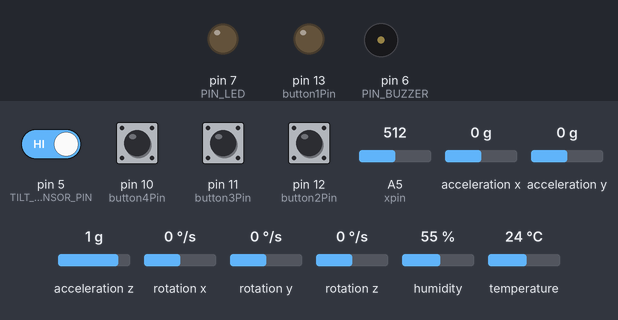
This sketch was run on a simulated Arduino Uno, built with avr-gcc and run on an emulated ATmega328P. Parts: output pins drawn as LEDs (lit = HIGH), buzzer (waves = sounding, pin HIGH). Wiring (inferred from the names in the program): MPU-6050 motion sensor at I2C address 0x68. The inputs (shaded band) are chosen by the test bench; at power-on: pin 5 (TILT_SENSOR_PIN) HIGH, pin 10 (button4Pin), pin 11 (button3Pin), pin 12 (button2Pin) LOW, A5 (xpin) = 512, acceleration x 0 g, acceleration y 0 g, acceleration z 1 g, rotation x 0 °/s, rotation y 0 °/s, rotation z 0 °/s, humidity 55 %, temperature 24 °C. The RemoteXY app is connected; what the sketch prints to the serial monitor is not drawn.

Above: at 1.2 s.
1.3 s: pin 5 (TILT_SENSOR_PIN) driven LOW
At 2.6 s:
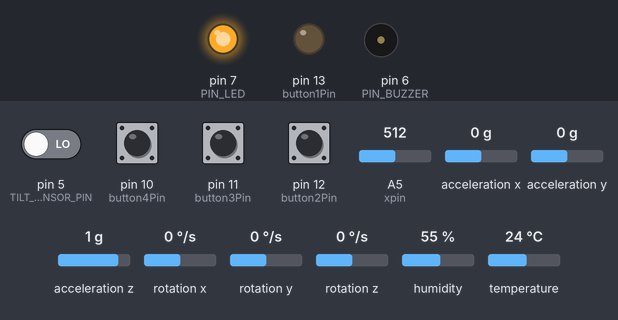
5.1 s: pin 5 (TILT_SENSOR_PIN) driven HIGH
At 6.5 s:
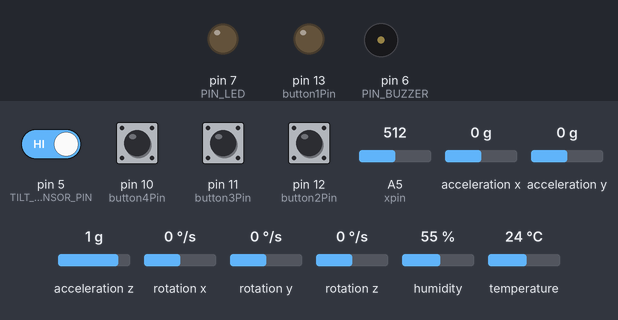
Timing chart, 0 to 8.1 s (numbered marks = the images above; inputs shaded):
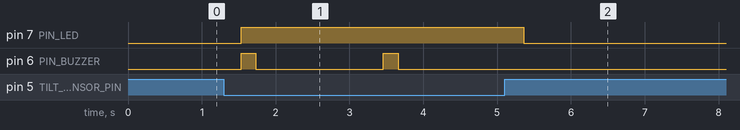

The sketch:

Task4-Final.ino
```cpp
// RemoteXY select connection mode and include library
#define REMOTEXY_MODE__ESP8266_HARDSERIAL_POINT


// RemoteXY connection settings
#define REMOTEXY_SERIAL Serial
#define REMOTEXY_SERIAL_SPEED 115200
#define REMOTEXY_WIFI_SSID "RemoteXY"
#define REMOTEXY_WIFI_PASSWORD "12345678"
#define REMOTEXY_SERVER_PORT 6377
#define USE_ARDUINO_INTERRUPTS true    // Set-up low-level interrupts for most acurate BPM math
#include <PulseSensorPlayground.h>
#include <Wire.h>
#include <MPU6050.h>
#include <DHT.h>
#define DHTPIN 9
const int MPU_addr = 0x68;
MPU6050 mpu;
const int button1Pin = 13; // Define the pin for button 1
const int button2Pin = 12; // Define the pin for button 2
const int button3Pin = 11; // Define the pin for button 2
const int button4Pin = 10; // Define the pin for button 2

#include <RemoteXY.h>

// RemoteXY configurate
#pragma pack(push, 1)
uint8_t RemoteXY_CONF[] =   // 100 bytes
  { 255,2,0,0,0,93,0,17,0,0,0,184,1,106,200,1,1,8,0,130,
  24,49,58,121,0,16,130,33,125,42,41,0,30,130,33,66,42,41,0,30,
  1,42,74,24,24,1,184,31,0,129,14,28,79,14,31,68,97,114,32,69,
  108,32,70,111,117,97,100,0,129,35,53,37,12,183,66,117,122,122,101,114,
  0,1,41,133,24,24,1,184,31,0,129,43,113,22,12,183,76,69,68,0 };

// this structure defines all the variables and events of your control interface
struct {

    // input variables
  uint8_t buzzer; // =1 if button pressed, else =0
  uint8_t LED; // =1 if button pressed, else =0

    // other variable
  uint8_t connect_flag;  // =1 if wire connected, else =0

} RemoteXY;
#pragma pack(pop)
const int zpin = A1;
const int xpin = A5;
const int ypin = A4;
const int PulseWire = A3;       // 'S' Signal pin connected to A0
const int LED13 = 13;          // The on-board Arduino LED
int Threshold = 550;           // Determine which Signal to "count as a beat" and which to ignore

PulseSensorPlayground pulseSensor;  // Creates an object

const int sensorPin = A5; //pin A0 to read analog input

#define DHT11_PIN 7
#define PIN_BUZZER 6
#define PIN_LED 7
#define TILT_SENSOR_PIN 5
//int prevstate = HIGH;
#define DHTTYPE DHT11
DHT dht(DHTPIN, DHTTYPE);


void setup()
{

  RemoteXY_Init ();


  dht.begin();

  pinMode (PIN_BUZZER, OUTPUT);
  pinMode (PIN_LED, OUTPUT);
  pinMode(TILT_SENSOR_PIN, INPUT);
  // TODO you setup code
  pulseSensor.analogInput(PulseWire);
	pulseSensor.blinkOnPulse(LED13);       // Blink on-board LED with heartbeat
	pulseSensor.setThreshold(Threshold);

	// Double-check the "pulseSensor" object was created and began seeing a signal

 Wire.begin();
 Wire.beginTransmission(MPU_addr);
 Wire.write(0x6B); // PWR_MGMT_1 register
 Wire.write(0);     // set to zero (wakes up the MPU-6050)
 Wire.endTransmission(true);
 Serial.begin(9600);
}

void loop()
{
  // RemoteXY_Handler ();
 Wire.beginTransmission(MPU_addr);
 Wire.write(0x3B); // starting with register 0x3B (ACCEL_XOUT_H)
 Wire.endTransmission(false);
 Wire.requestFrom(MPU_addr, 14, true); // request a total of 14 registers

 // Read accelerometer data
 int16_t AcX = Wire.read() << 8 | Wire.read(); // 0x3B (ACCEL_XOUT_H) & 0x3C (ACCEL_XOUT_L)
 int16_t AcY = Wire.read() << 8 | Wire.read(); // 0x3D (ACCEL_YOUT_H) & 0x3E (ACCEL_YOUT_L)
 int16_t AcZ = Wire.read() << 8 | Wire.read(); // 0x3F (ACCEL_ZOUT_H) & 0x40 (ACCEL_ZOUT_L)

 // Read gyroscope data
 int16_t GyX = Wire.read() << 8 | Wire.read(); // 0x43 (GYRO_XOUT_H) & 0x44 (GYRO_XOUT_L)
 int16_t GyY = Wire.read() << 8 | Wire.read(); // 0x45 (GYRO_YOUT_H) & 0x46 (GYRO_YOUT_L)
 int16_t GyZ = Wire.read() << 8 | Wire.read(); // 0x47 (GYRO_ZOUT_H) & 0x48 (GYRO_ZOUT_L)

 // Print the values to the Serial Monitor

 int x=analogRead(xpin); Serial.print(x); Serial.print(",");
 int y=analogRead(xpin); Serial.print(y);Serial.print(",");


   // Reading temperature or humidity takes about 250 milliseconds!
  // Sensor readings may also be up to 2 seconds 'old' (its a very slow sensor)
  float h = dht.readHumidity();
  // Read temperature as Celsius
  float t = dht.readTemperature();
  // Read temperature as Fahrenheit
  float f = dht.readTemperature(true);

  // Check if any reads failed and exit early (to try again).
  if (isnan(h) || isnan(t) || isnan(f)) {
    Serial.println("Failed to read from DHT sensor!");
    return;
  }

  // Compute heat index
  // Must send in t in Fahrenheit!
  float hi = dht.computeHeatIndex(f, h);
  Serial.print(h);
  Serial.print(",");
  Serial.print(t);
  Serial.print(",");
  Serial.print(f);
  Serial.print(",");
  Serial.print(hi);
  Serial.print(",");

  // Read the value from the tilt sensor
 int tiltSensorValue = digitalRead(TILT_SENSOR_PIN);
 //If the sensor is tilted, turn on the LED and the buzzer
 if (tiltSensorValue == LOW) {
    digitalWrite(PIN_LED, HIGH);
    digitalWrite(PIN_BUZZER, HIGH);
    delay(200); // Delay for a short period to allow the buzzer to sound
    digitalWrite(PIN_BUZZER, LOW);

    delay(200);

 } else if (tiltSensorValue == HIGH)  {
    // If the sensor is not tilted, turn off the LED and the buzzer based on RemoteXY control
     digitalWrite(PIN_BUZZER, LOW);
     digitalWrite(PIN_LED, LOW);

  }

//   int myBPM = 1;
//    myBPM = pulseSensor.getBeatsPerMinute();      // Calculates BPM

// 	if (pulseSensor.sawStartOfBeat()) {               // Constantly test to see if a beat happened
// 		Serial.print(myBPM);
//     Serial.print(",");                      // Print the BPM value
// 		}
//   else {
//     long myBPM= random(90,120);
//     Serial.print(myBPM);
//     Serial.print(",");
//   }
  int button1State = digitalRead(button1Pin); // Read state of button 1
  int button2State = digitalRead(button2Pin); // Read state of button 2
  int button3State = digitalRead(button3Pin); // Read state of button 3
  int button4State = digitalRead(button4Pin); // Read state of button 4


  // Read state of additional buttons

  if (button1State == HIGH) {
    int button_pressed = 1;
     // Print message when button 1 is pressed
    Serial.print(button_pressed);

  }

  else if (button2State == HIGH) {
    int button_pressed = 2;
     // Print message when button 2 is pressed
    Serial.print(button_pressed);

  }

  else if (button3State == HIGH) {
    int button_pressed = 3;
     // Print message when button 3 is pressed
    Serial.print(button_pressed);

  }

  else if (button4State == HIGH) {
    int button_pressed = 4;
     // Print message when button 4 is pressed
    Serial.print(button_pressed);

  }

  else {
    int button_pressed=0;
    Serial.print(button_pressed);

  }
  // Add conditions for additional buttons
  // delay before next reading:
  Serial.println();
  // delay(1500);
  delay(1500);
  // int currentstate=digitalRead(tilt);
  // if (currentstate == LOW && prevstate == HIGH){
  //   digitalWrite(PIN_LED, HIGH);
  //   digitalWrite(PIN_BUZZER, HIGH);
  //   // delay(800);
  //   // digitalWrite(PIN_LED, LOW);
  //   // digitalWrite(PIN_BUZZER, LOW);
  //   // delay(800);
  //   digitalWrite(PIN_BUZZER, (RemoteXY.buzzer==1)?LOW:HIGH);
  //   digitalWrite(PIN_LED, (RemoteXY.LED==1)?LOW:HIGH);
  // }

  // digitalWrite(PIN_BUZZER, (RemoteXY.buzzer==1)?LOW:HIGH);
  // digitalWrite(PIN_LED, (RemoteXY.LED==1)?LOW:HIGH);

  // TODO you loop code
  // use the RemoteXY structure for data transfer
  // do not call delay(), use instead RemoteXY_delay()

}
```

Measured:
- after the input at 1.3 s, pin 7 (PIN_LED): LOW → HIGH after 0.23 s; pin 6 (PIN_BUZZER): alternates HIGH for 0.20 s and LOW for 1.7 s, starting after 0.23 s
- after the input at 5.1 s, pin 7 (PIN_LED): HIGH → LOW after 0.26 s; pin 6 (PIN_BUZZER): stops changing and stays LOW
